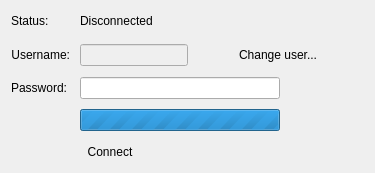
           <widget class="QWidget" name="connectionPage">
            <layout class="QFormLayout" name="formLayout_2">
             <property name="fieldGrowthPolicy">
              <enum>QFormLayout::AllNonFixedFieldsGrow</enum>
             </property>
             <property name="horizontalSpacing">
              <number>10</number>
             </property>
             <property name="verticalSpacing">
              <number>10</number>
             </property>
             <property name="topMargin">
              <number>9</number>
             </property>
             <item row="2" column="0">
              <widget class="QLabel" name="statusLabel">
               <property name="text">
                <string>Status:</string>
               </property>
              </widget>
             </item>
             <item row="2" column="1">
              <widget class="QLabel" name="connectionStatusLabel">
               <property name="sizePolicy">
                <sizepolicy hsizetype="Preferred" vsizetype="Expanding">
                 <horstretch>0</horstretch>
                 <verstretch>0</verstretch>
                </sizepolicy>
               </property>
               <property name="minimumSize">
                <size>
                 <width>0</width>
                 <height>24</height>
                </size>
               </property>
               <property name="styleSheet">
                <string notr="true"/>
               </property>
               <property name="text">
                <string>Disconnected</string>
               </property>
               <property name="wordWrap">
                <bool>true</bool>
               </property>
              </widget>
             </item>
             <item row="3" column="0">
              <widget class="QLabel" name="usernameLabel">
               <property name="font">
                <font>
                 <weight>50</weight>
                 <bold>false</bold>
                </font>
               </property>
               <property name="text">
                <string>Username:</string>
               </property>
               <property name="alignment">
                <set>Qt::AlignRight|Qt::AlignTrailing|Qt::AlignVCenter</set>
               </property>
              </widget>
             </item>
             <item row="3" column="1">
              <layout class="QHBoxLayout" name="horizontalLayout_2">
               <item>
                <widget class="QLineEdit" name="curUsernameLabel">
                 <property name="enabled">
                  <bool>false</bool>
                 </property>
                 <property name="maximumSize">
                  <size>
                   <width>200</width>
                   <height>16777215</height>
                  </size>
                 </property>
                 <property name="readOnly">
                  <bool>true</bool>
                 </property>
                </widget>
               </item>
               <item>
                <widget class="QLabel" name="chatTypeIcon">
                 <property name="minimumSize">
                  <size>
                   <width>24</width>
                   <height>24</height>
                  </size>
                 </property>
                 <property name="maximumSize">
                  <size>
                   <width>24</width>
                   <height>24</height>
                  </size>
                 </property>
                 <property name="text">
                  <string/>
                 </property>
                 <property name="pixmap">
                  <pixmap resource="../res/chatbot_theme.qrc">:/icons/facebook.png</pixmap>
                 </property>
                </widget>
               </item>
               <item>
                <widget class="QToolButton" name="changeAccountButton">
                 <property name="maximumSize">
                  <size>
                   <width>200</width>
                   <height>16777215</height>
                  </size>
                 </property>
                 <property name="toolTip">
                  <string>Change user</string>
                 </property>
                 <property name="text">
                  <string>Change user...</string>
                 </property>
                 <property name="icon">
                  <iconset resource="../res/chatbot_theme.qrc">
                   <normaloff>:/icons/change_account.png</normaloff>:/icons/change_account.png</iconset>
                 </property>
                 <property name="iconSize">
                  <size>
                   <width>24</width>
                   <height>24</height>
                  </size>
                 </property>
                 <property name="autoRaise">
                  <bool>true</bool>
                 </property>
                </widget>
               </item>
               <item>
                <spacer name="horizontalSpacer_3">
                 <property name="orientation">
                  <enum>Qt::Horizontal</enum>
                 </property>
                 <property name="sizeHint" stdset="0">
                  <size>
                   <width>40</width>
                   <height>20</height>
                  </size>
                 </property>
                </spacer>
               </item>
              </layout>
             </item>
             <item row="4" column="0">
              <widget class="QLabel" name="passwordLabel">
               <property name="sizePolicy">
                <sizepolicy hsizetype="Expanding" vsizetype="Preferred">
                 <horstretch>0</horstretch>
                 <verstretch>0</verstretch>
                </sizepolicy>
               </property>
               <property name="text">
                <string>Password:</string>
               </property>
               <property name="alignment">
                <set>Qt::AlignRight|Qt::AlignTrailing|Qt::AlignVCenter</set>
               </property>
              </widget>
             </item>
             <item row="4" column="1">
              <widget class="QLineEdit" name="passwordText">
               <property name="maximumSize">
                <size>
                 <width>200</width>
                 <height>16777215</height>
                </size>
               </property>
               <property name="echoMode">
                <enum>QLineEdit::Password</enum>
               </property>
              </widget>
             </item>
             <item row="7" column="1">
              <widget class="QProgressBar" name="connectionProgressBar">
               <property name="maximumSize">
                <size>
                 <width>200</width>
                 <height>16777215</height>
                </size>
               </property>
               <property name="maximum">
                <number>0</number>
               </property>
               <property name="value">
                <number>0</number>
               </property>
              </widget>
             </item>
             <item row="8" column="1">
              <widget class="QToolButton" name="connectButton">
               <property name="text">
                <string>Connect</string>
               </property>
               <property name="icon">
                <iconset resource="../res/chatbot_theme.qrc">
                 <normaloff>:/icons/connect.png</normaloff>:/icons/connect.png</iconset>
               </property>
               <property name="iconSize">
                <size>
                 <width>24</width>
                 <height>24</height>
                </size>
               </property>
               <property name="toolButtonStyle">
                <enum>Qt::ToolButtonTextBesideIcon</enum>
               </property>
               <property name="autoRaise">
                <bool>true</bool>
               </property>
              </widget>
             </item>
            </layout>
           </widget>
